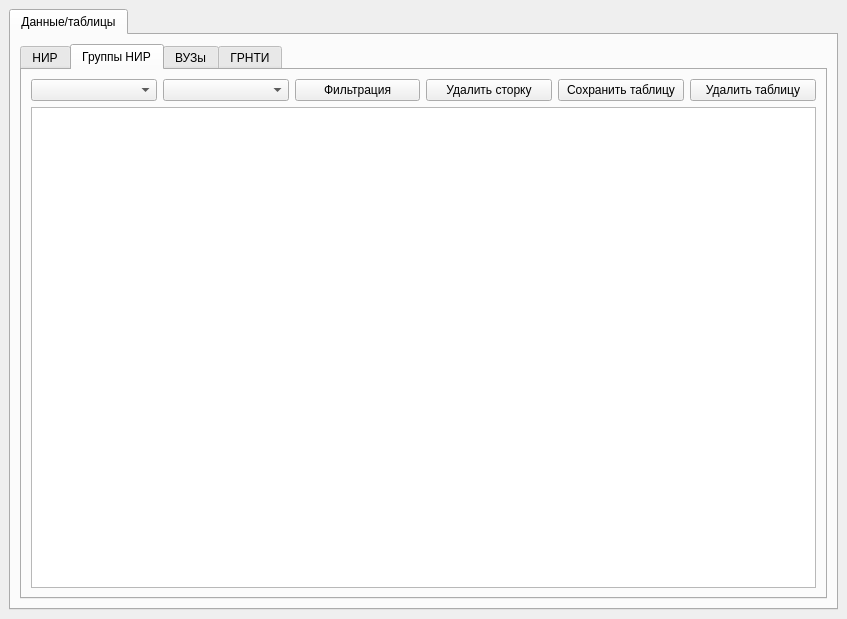
<?xml version="1.0" encoding="UTF-8"?>
<ui version="4.0">
 <class>MainWindow</class>
 <widget class="QMainWindow" name="MainWindow">
  <property name="geometry">
   <rect>
    <x>0</x>
    <y>0</y>
    <width>847</width>
    <height>619</height>
   </rect>
  </property>
  <property name="windowTitle">
   <string>Обработка данных о выставочных экспонатах.</string>
  </property>
  <widget class="QWidget" name="centralwidget">
   <layout class="QHBoxLayout" name="horizontalLayout_2">
    <item>
     <widget class="QTabWidget" name="main_tab">
      <property name="currentIndex">
       <number>0</number>
      </property>
      <widget class="QWidget" name="tab">
       <attribute name="title">
        <string>Данные/таблицы</string>
       </attribute>
       <layout class="QVBoxLayout" name="verticalLayout_4">
        <item>
         <widget class="QTabWidget" name="card_name">
          <property name="currentIndex">
           <number>1</number>
          </property>
          <widget class="QWidget" name="tab_3">
           <attribute name="title">
            <string>НИР</string>
           </attribute>
           <layout class="QVBoxLayout" name="verticalLayout_3">
            <item>
             <widget class="QTableView" name="table_NIR">
              <property name="editTriggers">
               <set>QAbstractItemView::NoEditTriggers</set>
              </property>
             </widget>
            </item>
            <item>
             <layout class="QHBoxLayout" name="horizontalLayout_3">
              <item>
               <widget class="QPushButton" name="save_row">
                <property name="text">
                 <string>Сохранить строку в файл</string>
                </property>
               </widget>
              </item>
              <item>
               <widget class="QLineEdit" name="cards_name">
                <property name="text">
                 <string/>
                </property>
               </widget>
              </item>
              <item>
               <spacer name="horizontalSpacer">
                <property name="orientation">
                 <enum>Qt::Horizontal</enum>
                </property>
                <property name="sizeHint" stdset="0">
                 <size>
                  <width>40</width>
                  <height>20</height>
                 </size>
                </property>
               </spacer>
              </item>
              <item>
               <widget class="QPushButton" name="Button_add">
                <property name="text">
                 <string>Добавить строку</string>
                </property>
               </widget>
              </item>
              <item>
               <widget class="QPushButton" name="Button_change">
                <property name="text">
                 <string>Изменить строку</string>
                </property>
               </widget>
              </item>
              <item>
               <widget class="QPushButton" name="Button_delete">
                <property name="text">
                 <string>Удалить строку</string>
                </property>
               </widget>
              </item>
             </layout>
            </item>
            <item>
             <layout class="QHBoxLayout" name="horizontalLayout">
              <item>
               <widget class="QComboBox" name="comboBox_sort"/>
              </item>
              <item>
               <widget class="QPushButton" name="Button_filter">
                <property name="text">
                 <string>Фильтрация </string>
                </property>
               </widget>
              </item>
             </layout>
            </item>
            <item>
             <widget class="QLabel" name="check_card_name">
              <property name="text">
               <string/>
              </property>
             </widget>
            </item>
           </layout>
          </widget>
          <widget class="QWidget" name="tab_6">
           <attribute name="title">
            <string>Группы НИР</string>
           </attribute>
           <layout class="QVBoxLayout" name="verticalLayout_5">
            <item>
             <layout class="QHBoxLayout" name="horizontalLayout_4">
              <item>
               <widget class="QComboBox" name="CMB_table_name"/>
              </item>
              <item>
               <widget class="QComboBox" name="CMB_sort_table"/>
              </item>
              <item>
               <widget class="QPushButton" name="new_filter_button">
                <property name="text">
                 <string>Фильтрация</string>
                </property>
               </widget>
              </item>
              <item>
               <widget class="QPushButton" name="btn_detete_row">
                <property name="text">
                 <string>Удалить сторку</string>
                </property>
               </widget>
              </item>
              <item>
               <widget class="QPushButton" name="save_filter_table">
                <property name="text">
                 <string>Сохранить таблицу</string>
                </property>
               </widget>
              </item>
              <item>
               <widget class="QPushButton" name="btn_detete_table">
                <property name="text">
                 <string>Удалить таблицу</string>
                </property>
               </widget>
              </item>
             </layout>
            </item>
            <item>
             <widget class="QTableView" name="tableGroups"/>
            </item>
           </layout>
          </widget>
          <widget class="QWidget" name="tab_4">
           <attribute name="title">
            <string>ВУЗы</string>
           </attribute>
           <layout class="QVBoxLayout" name="verticalLayout">
            <item>
             <widget class="QTableView" name="table_VUZ">
              <property name="editTriggers">
               <set>QAbstractItemView::NoEditTriggers</set>
              </property>
             </widget>
            </item>
           </layout>
          </widget>
          <widget class="QWidget" name="tab_5">
           <attribute name="title">
            <string>ГРНТИ</string>
           </attribute>
           <layout class="QVBoxLayout" name="verticalLayout_2">
            <item>
             <widget class="QTableView" name="table_GRNTI">
              <property name="editTriggers">
               <set>QAbstractItemView::NoEditTriggers</set>
              </property>
             </widget>
            </item>
           </layout>
          </widget>
         </widget>
        </item>
       </layout>
      </widget>
     </widget>
    </item>
   </layout>
  </widget>
  <action name="show_NIR">
   <property name="text">
    <string>НИР</string>
   </property>
   <property name="shortcut">
    <string>Ctrl+D</string>
   </property>
  </action>
  <action name="show_VUZ_2">
   <property name="text">
    <string>Вузы</string>
   </property>
  </action>
  <action name="show_grnti">
   <property name="text">
    <string>ГРНТИ</string>
   </property>
  </action>
  <action name="action1">
   <property name="text">
    <string>1</string>
   </property>
  </action>
  <action name="action2">
   <property name="text">
    <string>2</string>
   </property>
  </action>
 </widget>
 <resources/>
 <connections/>
</ui>
